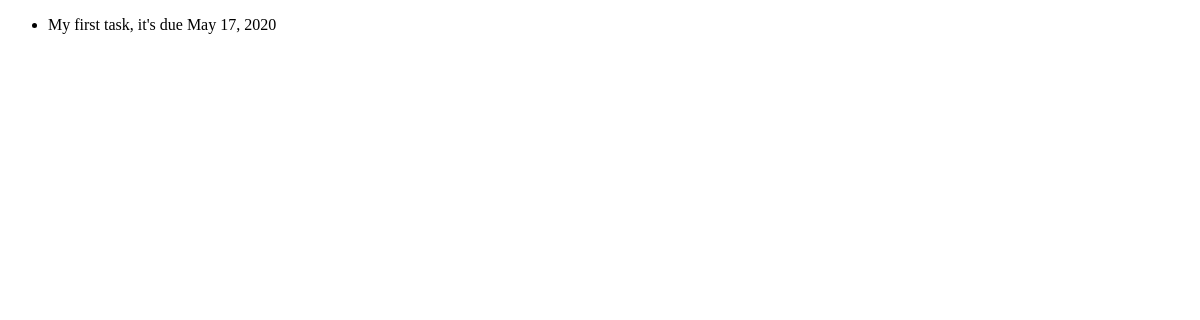
/, run on an earlier commit of the app's database.
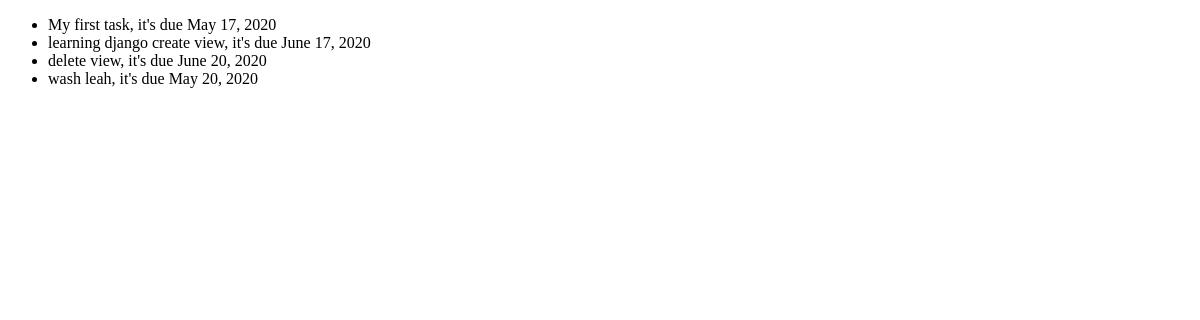
And on a later commit of the database.
### todo/models.py (models this page shows)
class ToDo(models.Model):
    name = models.CharField(max_length=100)
    due_date = models.DateField()
    def __str__(self):
        return self.name

### todo/views.py (the view)
# urls.py: path('', todo_list),
def todo_list(request): #request object contains lots of user information
    todos = ToDo.objects.all()
    print(todos)
    context = {
        "todo_list": todos
    }
    return render(request, "todo_list.html", context)

### todo/templates/todo_list.html (shortened to what this page needs)
<!DOCTYPE html>
<html lang="en">
<head>
</head>
<body>
    <ul>
        {% for todo in todo_list %}
            <li>{{ todo.name }}, it's due {{ todo.due_date }}</li>
        {% endfor %}
    </ul>
</body>
</html>

What changed in the data, as far as the page shows it:
added ToDo: name "learning django create view", due_date "June 17, 2020"
added ToDo: name "delete view", due_date "June 20, 2020"
added ToDo: name "wash leah", due_date "May 20, 2020"
